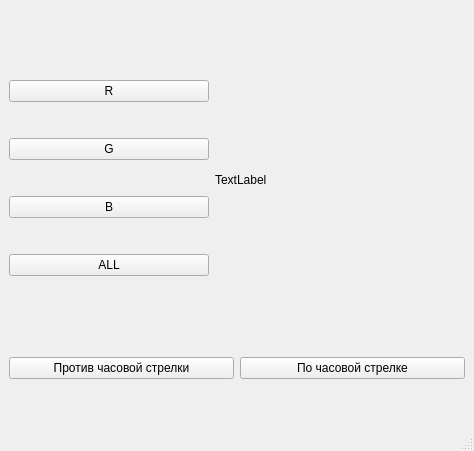
<?xml version="1.0" encoding="UTF-8"?>
<ui version="4.0">
 <class>MainWindow</class>
 <widget class="QMainWindow" name="MainWindow">
  <property name="geometry">
   <rect>
    <x>0</x>
    <y>0</y>
    <width>474</width>
    <height>451</height>
   </rect>
  </property>
  <property name="windowTitle">
   <string>PIL 2.0</string>
  </property>
  <widget class="QWidget" name="centralwidget">
   <layout class="QVBoxLayout" name="verticalLayout_2">
    <item>
     <layout class="QHBoxLayout" name="horizontalLayout">
      <item>
       <layout class="QVBoxLayout" name="verticalLayout">
        <item>
         <widget class="QPushButton" name="pushButton">
          <property name="text">
           <string>R</string>
          </property>
          <attribute name="buttonGroup">
           <string notr="true">colorButtons</string>
          </attribute>
         </widget>
        </item>
        <item>
         <widget class="QPushButton" name="pushButton_2">
          <property name="text">
           <string>G</string>
          </property>
          <attribute name="buttonGroup">
           <string notr="true">colorButtons</string>
          </attribute>
         </widget>
        </item>
        <item>
         <widget class="QPushButton" name="pushButton_3">
          <property name="text">
           <string>B</string>
          </property>
          <attribute name="buttonGroup">
           <string notr="true">colorButtons</string>
          </attribute>
         </widget>
        </item>
        <item>
         <widget class="QPushButton" name="pushButton_4">
          <property name="text">
           <string>ALL</string>
          </property>
          <attribute name="buttonGroup">
           <string notr="true">colorButtons</string>
          </attribute>
         </widget>
        </item>
       </layout>
      </item>
      <item>
       <widget class="QLabel" name="label">
        <property name="minimumSize">
         <size>
          <width>250</width>
          <height>250</height>
         </size>
        </property>
        <property name="maximumSize">
         <size>
          <width>260</width>
          <height>260</height>
         </size>
        </property>
        <property name="text">
         <string>TextLabel</string>
        </property>
       </widget>
      </item>
     </layout>
    </item>
    <item>
     <layout class="QHBoxLayout" name="horizontalLayout_2">
      <item>
       <widget class="QPushButton" name="pushButton_5">
        <property name="text">
         <string>Против часовой стрелки</string>
        </property>
        <attribute name="buttonGroup">
         <string notr="true">rotateButtons</string>
        </attribute>
       </widget>
      </item>
      <item>
       <widget class="QPushButton" name="pushButton_6">
        <property name="text">
         <string>По часовой стрелке</string>
        </property>
        <attribute name="buttonGroup">
         <string notr="true">rotateButtons</string>
        </attribute>
       </widget>
      </item>
     </layout>
    </item>
   </layout>
  </widget>
  <widget class="QMenuBar" name="menubar">
   <property name="geometry">
    <rect>
     <x>0</x>
     <y>0</y>
     <width>474</width>
     <height>24</height>
    </rect>
   </property>
  </widget>
  <widget class="QStatusBar" name="statusbar"/>
 </widget>
 <resources/>
 <connections/>
 <buttongroups>
  <buttongroup name="rotateButtons"/>
  <buttongroup name="colorButtons"/>
 </buttongroups>
</ui>
